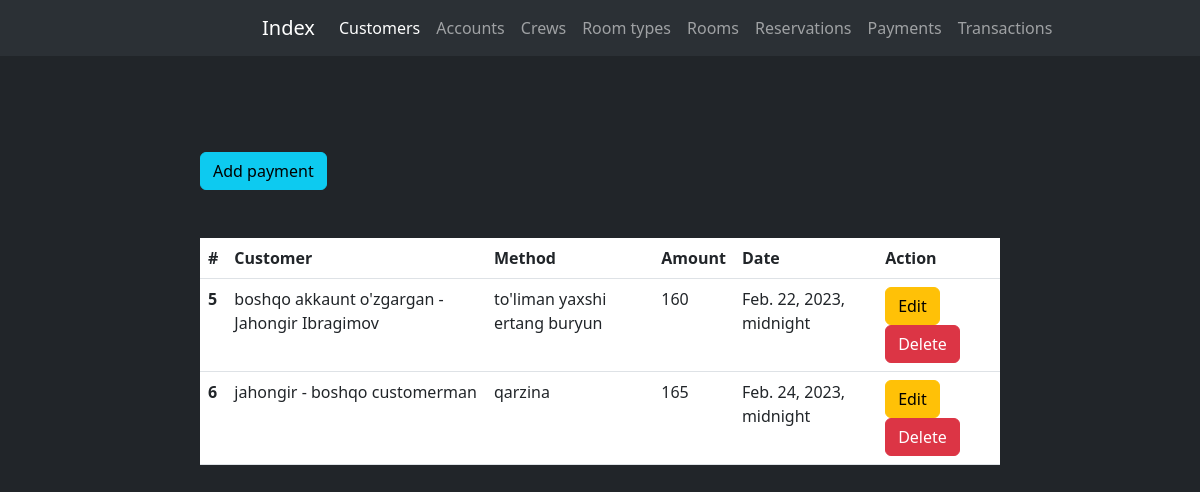
/payments/, run on an earlier commit of the app's database.
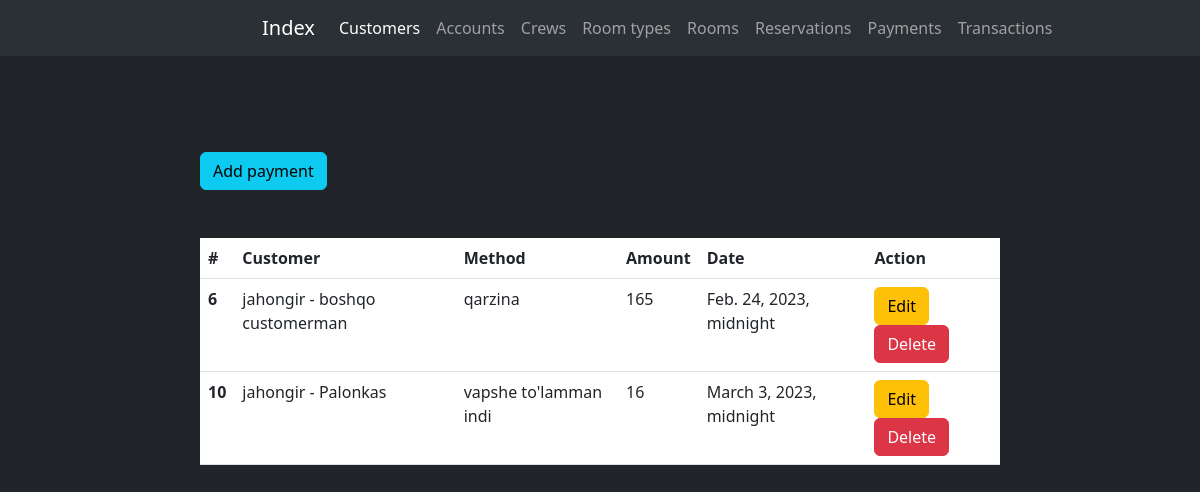
And on a later commit of the database.
### reservation/models.py (models this page shows, shortened)
class Payment(models.Model):
    customer = models.ForeignKey(Customers, on_delete=models.CASCADE, related_name="customer_payment", verbose_name="Customer")
    method = models.CharField(max_length=150, verbose_name="Payment method")
    amount = models.PositiveIntegerField(verbose_name="Payment amount")
    date = models.DateTimeField(verbose_name="Date of Payment")

class Customers(models.Model):
    MALE = 'male'
    FEMALE = 'female'
    OTHER = 'other'
    GENDER = (
        (MALE, 'Male'),
        (FEMALE, 'Female'),
        (OTHER, 'Other')
    )
    account = models.OneToOneField(Accounts, on_delete=models.CASCADE, verbose_name="Account", related_name="account")
    name = models.CharField(max_length=255, verbose_name="Customer name")
    age = models.PositiveIntegerField(verbose_name="Customer age")
    gender = models.CharField(max_length=10, verbose_name="Customer gender", choices=GENDER, default=OTHER)
    contact_number = models.CharField(max_length=100, verbose_name="Customer phone number")
    address = models.TextField(verbose_name="Customer address")
    def __str__(self):
        return f'{self.account.username} - {self.name}'
    class Meta:
        verbose_name_plural = "Customers"

class Accounts(models.Model):
    type = models.CharField(max_length=255, verbose_name="Account type")
    username = models.CharField(max_length=255, verbose_name="Username")
    password = models.CharField(max_length=50, verbose_name="Password")
    class Meta:
        verbose_name_plural = "Accounts"

### reservation/views.py (the view)
# urls.py: path('payments/', payments, name='payments'),
def payments(request):
    payments = Payment.objects.all()
    return render(request=request, template_name='reservation/payments.html', context={'payments': payments})

### templates/reservation/payments.html (shortened to what this page needs)
{% extends 'navbar.html' %}
{% load crispy_forms_tags %}
{% block content %}
<div class="col-md-8 offset-2 my-5">
    <a href="{% url 'add_payment' %}" class="btn btn-info my-5">Add payment</a>
    <table class="table text-light">
        <thead>
            <tr>
                <th scope="col">#</th>
                <th scope="col">Customer</th>
                <th scope="col">Method</th>
                <th scope="col">Amount</th>
                <th scope="col">Date</th>
                <th scope="col">Action</th>
            </tr>
        </thead>
        <tbody>
            {% for payment in payments %}
            <tr>
                <th scope="row">{{ payment.id }}</th>
                <td>{{ payment.customer }}</td>
                <td>{{ payment.method }}</td>
                <td>{{ payment.amount }}</td>
                <td>{{ payment.date }}</td>
                <td>
                    <a href="{% url 'update_payment' payment.id %}" class="btn btn-warning">Edit</a>
                    <a href="{% url 'delete_payment' payment.id %}" class="btn btn-danger">Delete</a>
                </td>
            </tr>
            {% endfor %}
        </tbody>
    </table>
</div>
{% endblock content %}

What changed in the data, as far as the page shows it:
removed Payment: id "5", customer "boshqo akkaunt o'zgargan - Jahongir Ibragimov", method "to'liman yaxshi ertang buryun", amount "160", date "Feb. 22, 2023, midnight"
added Payment: id "10", customer "jahongir - Palonkas", method "vapshe to'lamman indi", amount "16", date "March 3, 2023, midnight"
